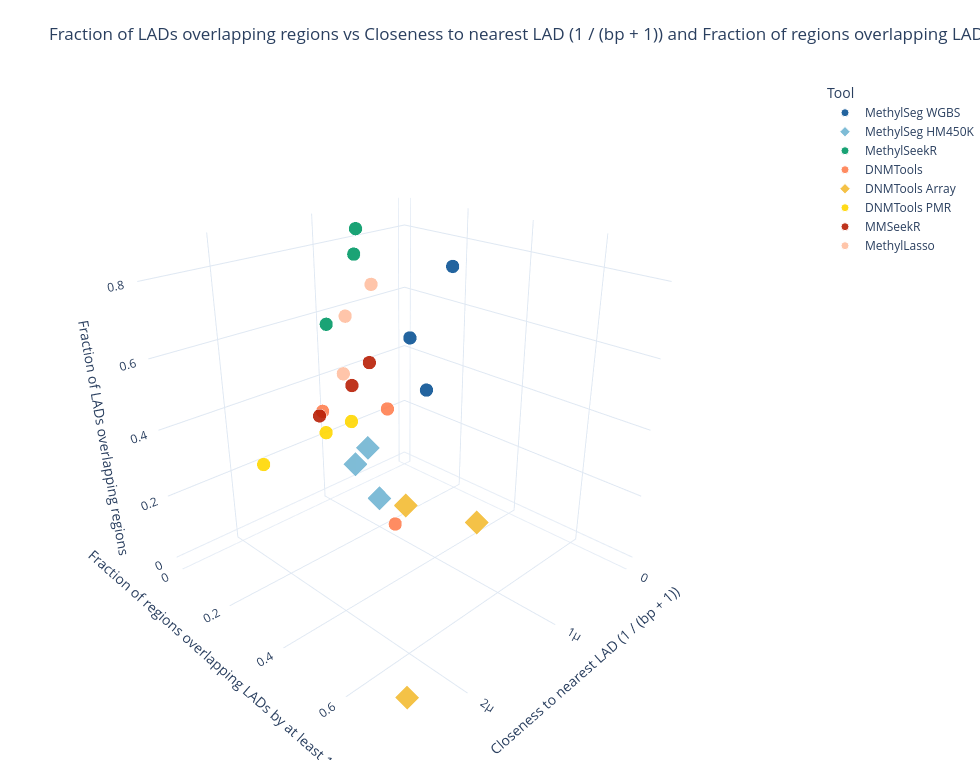

Source (notebook cell):
### Code cell
# Valid LAD metric names for x_metric, y_metric, and z_metric:
# - avg_distance_to_nearest_lad
# - avg_distance_to_nearest_lad_boundary
# - avg_distance_to_nearest_lad_boundary_non_overlapping
# - lad_coverage_by_pmds
# - pct_lads_overlapping
# - pct_non_overlapping_regions_within_150kb_of_lad_boundary
# - pct_regions_overlapping_lads
# - pct_regions_overlapping_lads_gte_150kb
# - pct_regions_with_unique_lad
# - pct_regions_with_boundary_within_150kb_of_lad_boundary
# - pmd_coverage_by_lads
# - avg_lads_per_overlapping_pmd
# - avg_lad_per_pmd
# - total_n_lad_overlaps

import plotly.graph_objects as go

def plot_three_lad_metrics(
    x_metric: str,
    y_metric: str,
    z_metric: str,
    scale: str = "linear",
):
    if scale not in {"linear", "log"}:
        raise ValueError(f"scale must be 'linear' or 'log', got {scale!r}")

    for metric_name, axis_name in zip(
        [x_metric, y_metric, z_metric],
        ["x_metric", "y_metric", "z_metric"],
    ):
        if metric_name not in all_lad_metric_order:
            raise ValueError(f"Unknown {axis_name}={metric_name!r}. Choices: {all_lad_metric_order}")

    plot_df = all_lad_metric_scatter_df.loc[
        :,
        ["tool", "tool_label", x_metric, y_metric, z_metric],
    ].copy()
    for metric_name in [x_metric, y_metric, z_metric]:
        plot_df[metric_name] = pd.to_numeric(plot_df[metric_name], errors="coerce")
    plot_df = plot_df.dropna(subset=[x_metric, y_metric, z_metric]).reset_index(drop=True)
    if plot_df.empty:
        raise RuntimeError("No finite rows found for the requested LAD metric trio")

    n_excluded = 0
    if scale == "log":
        positive_mask = (
            plot_df[x_metric].gt(0)
            & plot_df[y_metric].gt(0)
            & plot_df[z_metric].gt(0)
        )
        n_excluded = int((~positive_mask).sum())
        plot_df = plot_df.loc[positive_mask].reset_index(drop=True)
        if plot_df.empty:
            raise RuntimeError("No positive rows found for the requested LAD metric trio on log scale")

    ordered_labels = lad_tool_label_order(plot_df)
    scatter_palette = lad_scatter_palette(plot_df)
    marker_symbol_map = {
        "o": "circle",
        "D": "diamond",
        "s": "square",
    }
    fig = go.Figure()

    for tool_label in ordered_labels:
        tool_df = plot_df.loc[plot_df["tool_label"] == tool_label]
        if tool_df.empty:
            continue
        tool_name = str(tool_df["tool"].iloc[0])
        marker_symbol = marker_symbol_map.get(lad_tool_marker(tool_name), "circle")
        fig.add_trace(go.Scatter3d(
            x=tool_df[x_metric],
            y=tool_df[y_metric],
            z=tool_df[z_metric],
            mode="markers",
            name=str(tool_label),
            marker=dict(
                size=8,
                symbol=marker_symbol,
                color=scatter_palette[tool_label],
                line=dict(color=NEUTRAL_COLORS["white"], width=1),
                opacity=0.9,
            ),
            customdata=tool_df[["tool_label"]].astype(str).to_numpy(),
            hovertemplate=(
                "Tool: %{customdata[0]}<br>"
                + f"{metric_label(x_metric)}: " + "%{x:.4g}<br>"
                + f"{metric_label(y_metric)}: " + "%{y:.4g}<br>"
                + f"{metric_label(z_metric)}: " + "%{z:.4g}<extra></extra>"
            ),
        ))

    plot_title = (
        f"{metric_label(z_metric)} vs {metric_label(x_metric)} and {metric_label(y_metric)}"
    )
    if REGION_PLOT_SAMPLE_ID is not None:
        plot_title = f"{plot_title} ({plot_title_label})"

    scene_axes = {
        "xaxis_title": metric_label(x_metric),
        "yaxis_title": metric_label(y_metric),
        "zaxis_title": metric_label(z_metric),
        "camera": {"eye": {"x": 1.5, "y": 1.5, "z": 1.0}},
    }

    if scale == "log":
        scene_axes["xaxis_type"] = "log"
        scene_axes["yaxis_type"] = "log"
        scene_axes["zaxis_type"] = "log"
        if n_excluded:
            plot_title = f"{plot_title}<br><sup>Excluded {n_excluded} non-positive sample(s) for log scale</sup>"
    else:
        if float(plot_df[x_metric].min()) >= 0:
            scene_axes["xaxis_rangemode"] = "tozero"
        if float(plot_df[y_metric].min()) >= 0:
            scene_axes["yaxis_rangemode"] = "tozero"
        if float(plot_df[z_metric].min()) >= 0:
            scene_axes["zaxis_rangemode"] = "tozero"

    fig.update_layout(
        title=plot_title,
        scene=scene_axes,
        template="plotly_white",
        legend=dict(title="Tool"),
        width=980,
        height=760,
        margin=dict(l=0, r=0, t=80, b=0),
    )
    return fig


# Example:
fig = plot_three_lad_metrics(
    x_metric="avg_distance_to_nearest_lad",
    y_metric="pct_regions_overlapping_lads_gte_150kb",
    z_metric="pct_lads_overlapping",
    scale="linear",
)
fig

### Figure 1 — Plotly figure (JSON) as saved in the notebook; plotly's stock layout.template omitted (floating-point values rounded to 4 significant figures)
{"data": [{"customdata": [["MethylSeg WGBS"], ["MethylSeg WGBS"], ["MethylSeg WGBS"]], "hovertemplate": "Tool: %{customdata[0]}<br>Closeness to nearest LAD (1 / (bp + 1)): %{x:.4g}<br>Fraction of regions overlapping LADs by at least 150 kb: %{y:.4g}<br>Fraction of LADs overlapping regions: %{z:.4g}<extra></extra>", "marker": {"color": "#0B5394", "line": {"color": "#FFFFFF", "width": 1}, "opacity": 0.9, "size": 8, "symbol": "circle"}, "mode": "markers", "name": "MethylSeg WGBS", "type": "scatter3d", "x": [1.637e-06, 1.663e-06, 1.209e-06], "y": [0.5397, 0.5017, 0.4882], "z": [0.6139, 0.7294, 0.8597]}, {"customdata": [["MethylSeg HM450K"], ["MethylSeg HM450K"], ["MethylSeg HM450K"]], "hovertemplate": "Tool: %{customdata[0]}<br>Closeness to nearest LAD (1 / (bp + 1)): %{x:.4g}<br>Fraction of regions overlapping LADs by at least 150 kb: %{y:.4g}<br>Fraction of LADs overlapping regions: %{z:.4g}<extra></extra>", "marker": {"color": "#71B5D2", "line": {"color": "#FFFFFF", "width": 1}, "opacity": 0.9, "size": 8, "symbol": "diamond"}, "mode": "markers", "name": "MethylSeg HM450K", "type": "scatter3d", "x": [1.432e-06, 1.442e-06, 1.73e-06], "y": [0.3363, 0.303, 0.3547], "z": [0.2018, 0.3431, 0.3537]}, {"customdata": [["MethylSeekR"], ["MethylSeekR"], ["MethylSeekR"]], "hovertemplate": "Tool: %{customdata[0]}<br>Closeness to nearest LAD (1 / (bp + 1)): %{x:.4g}<br>Fraction of regions overlapping LADs by at least 150 kb: %{y:.4g}<br>Fraction of LADs overlapping regions: %{z:.4g}<extra></extra>", "marker": {"color": "#009966", "line": {"color": "#FFFFFF", "width": 1}, "opacity": 0.9, "size": 8, "symbol": "circle"}, "mode": "markers", "name": "MethylSeekR", "type": "scatter3d", "x": [1.267e-06, 8.919e-07, 8.696e-07], "y": [0.1098, 0.08959, 0.09106], "z": [0.6207, 0.7889, 0.8583]}, {"customdata": [["DNMTools"], ["DNMTools"], ["DNMTools"]], "hovertemplate": "Tool: %{customdata[0]}<br>Closeness to nearest LAD (1 / (bp + 1)): %{x:.4g}<br>Fraction of regions overlapping LADs by at least 150 kb: %{y:.4g}<br>Fraction of LADs overlapping regions: %{z:.4g}<extra></extra>", "marker": {"color": "#FF7F50", "line": {"color": "#FFFFFF", "width": 1}, "opacity": 0.9, "size": 8, "symbol": "circle"}, "mode": "markers", "name": "DNMTools", "type": "scatter3d", "x": [1.412e-06, 1.657e-06, 2.522e-06], "y": [0.1339, 0.4355, 0.7171], "z": [0.3832, 0.5302, 0.4863]}, {"customdata": [["DNMTools Array"], ["DNMTools Array"], ["DNMTools Array"]], "hovertemplate": "Tool: %{customdata[0]}<br>Closeness to nearest LAD (1 / (bp + 1)): %{x:.4g}<br>Fraction of regions overlapping LADs by at least 150 kb: %{y:.4g}<br>Fraction of LADs overlapping regions: %{z:.4g}<extra></extra>", "marker": {"color": "#F3BB33", "line": {"color": "#FFFFFF", "width": 1}, "opacity": 0.9, "size": 8, "symbol": "diamond"}, "mode": "markers", "name": "DNMTools Array", "type": "scatter3d", "x": [2.502e-06, 9.435e-07, 6.682e-07], "y": [0.7391, 0.5137, 0.2], "z": [0.0583, 0.1429, 0.0002967]}, {"customdata": [["DNMTools PMR"], ["DNMTools PMR"], ["DNMTools PMR"]], "hovertemplate": "Tool: %{customdata[0]}<br>Closeness to nearest LAD (1 / (bp + 1)): %{x:.4g}<br>Fraction of regions overlapping LADs by at least 150 kb: %{y:.4g}<br>Fraction of LADs overlapping regions: %{z:.4g}<extra></extra>", "marker": {"color": "#FFD700", "line": {"color": "#FFFFFF", "width": 1}, "opacity": 0.9, "size": 8, "symbol": "circle"}, "mode": "markers", "name": "DNMTools PMR", "type": "scatter3d", "x": [1.722e-06, 1.017e-06, 7.064e-07], "y": [0.0, 0.0, 0.0], "z": [0.1946, 0.2158, 0.219]}, {"customdata": [["MMSeekR"], ["MMSeekR"], ["MMSeekR"]], "hovertemplate": "Tool: %{customdata[0]}<br>Closeness to nearest LAD (1 / (bp + 1)): %{x:.4g}<br>Fraction of regions overlapping LADs by at least 150 kb: %{y:.4g}<br>Fraction of LADs overlapping regions: %{z:.4g}<extra></extra>", "marker": {"color": "#B81E05", "line": {"color": "#FFFFFF", "width": 1}, "opacity": 0.9, "size": 8, "symbol": "circle"}, "mode": "markers", "name": "MMSeekR", "type": "scatter3d", "x": [1.641e-06, 1.35e-06, 1.141e-06], "y": [0.2056, 0.2233, 0.2172], "z": [0.422, 0.4864, 0.5308]}, {"customdata": [["MethylLasso"], ["MethylLasso"], ["MethylLasso"]], "hovertemplate": "Tool: %{customdata[0]}<br>Closeness to nearest LAD (1 / (bp + 1)): %{x:.4g}<br>Fraction of regions overlapping LADs by at least 150 kb: %{y:.4g}<br>Fraction of LADs overlapping regions: %{z:.4g}<extra></extra>", "marker": {"color": "#FFBFA0", "line": {"color": "#FFFFFF", "width": 1}, "opacity": 0.9, "size": 8, "symbol": "circle"}, "mode": "markers", "name": "MethylLasso", "type": "scatter3d", "x": [1.212e-06, 1.036e-06, 9.02e-07], "y": [0.1462, 0.1001, 0.1518], "z": [0.4811, 0.6233, 0.718]}], "layout": {"height": 760, "legend": {"title": {"text": "Tool"}}, "margin": {"b": 0, "l": 0, "r": 0, "t": 80}, "scene": {"camera": {"eye": {"x": 1.5, "y": 1.5, "z": 1}}, "xaxis": {"rangemode": "tozero", "title": {"text": "Closeness to nearest LAD (1 / (bp + 1))"}}, "yaxis": {"rangemode": "tozero", "title": {"text": "Fraction of regions overlapping LADs by at least 150 kb"}}, "zaxis": {"rangemode": "tozero", "title": {"text": "Fraction of LADs overlapping regions"}}}, "title": {"text": "Fraction of LADs overlapping regions vs Closeness to nearest LAD (1 / (bp + 1)) and Fraction of regions overlapping LADs by at least 150 kb"}, "width": 980}}
